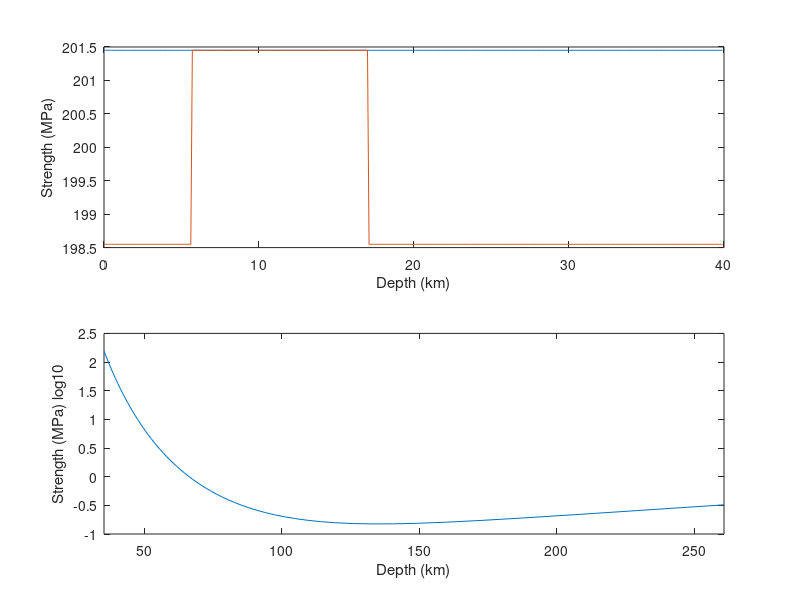

Write the MATLAB code that produced this figure. (Note: this script raises an error after producing the figure.)
clear all;
% % % % % % % % % % % % % % % % % % % % % % % % % % % % %
%                                                       %
%            Unified earthquake cycles of               %
%          fault slip and viscoelastic strain           %
%                                                       %
%                  Valere Lambert, 2016                 %
%                                                       %
% % % % % % % % % % % % % % % % % % % % % % % % % % % % %

% Simulates unified earthquake cycles including slip on
% two parallel strike-slip faults and viscoelastic strain
% beneath the brittle-ductile transition in 2D antiplane.

% % % % % % % % % % % % % % % % % % % % % % % % % % % % %
%                                                       %
%            P H Y S I C A L   M O D E L                %
%                                                       %
% % % % % % % % % % % % % % % % % % % % % % % % % % % % %

% rigidity (MPa)
G=30e3;

% Boxcar function
boxc=@(x) (x+0.5>=0)-(x-0.5>=0);

% Shear Stress kernels for distributed deformation
s1312=@(D,L,W,x2,x3) G/(2*pi)*( ...
    log((x2-L/2).^2+(x3-D-W).^2) - log((x2+L/2).^2+(x3-D-W).^2) ...
    +log((x2-L/2).^2+(x3+D+W).^2) - log((x2+L/2).^2+(x3+D+W).^2) ...
    -log((x2-L/2).^2+(x3-D).^2) + log((x2+L/2).^2+(x3-D).^2) ...
    -log((x2-L/2).^2+(x3+D).^2) + log((x2+L/2).^2+(x3+D).^2));

s1212=@(D,L,W,x2,x3) G/pi*( ...
    atan((x3-D)./(x2+L/2))-atan((x3-D)./(x2-L/2)) ...
    +atan((x3-D-W)./(x2-L/2))-atan((x3-D-W)./(x2+L/2)) ...
    -atan((x3+D+W)./(x2-L/2))-atan((x3+D)./(x2+L/2)) ...
    +atan((x3+D)./(x2-L/2))+atan((x3+D+W)./(x2+L/2)))...
    - 2*G*boxc(x2/L).*boxc((x3-(2*D+W)/2)/W);

s1213=@(D,L,W,x2,x3) G/(2*pi)*( ...
    log((x2-L/2).^2+(x3-D-W).^2) - log((x2+L/2).^2+(x3-D-W).^2) ...
    -log((x2-L/2).^2+(x3+D+W).^2) + log((x2+L/2).^2+(x3+D+W).^2) ...
    -log((x2-L/2).^2+(x3-D).^2) + log((x2+L/2).^2+(x3-D).^2) ...
    +log((x2-L/2).^2+(x3+D).^2) - log((x2+L/2).^2+(x3+D).^2));

s1313=@(D,L,W,x2,x3) G/pi*( ...
    atan((x2+L/2)./(x3-D))  -atan((x2-L/2)./(x3-D)) ...
    -atan((x2+L/2)./(x3-D-W))+atan((x2-L/2)./(x3-D-W)) ...
    +atan((x2+L/2)./(x3+D))  -atan((x2-L/2)./(x3+D)) ...
    -atan((x2+L/2)./(x3+D+W))+atan((x2-L/2)./(x3+D+W)))...
    - 2*G*boxc(x2/L).*boxc((x3-(2*D+W)/2)/W);

% Stress kernels for fault slip
s12h=@(x2,x3,y2,y3,Wf) G*( ...
    -(x3-y3)./((x2-y2).^2+(x3-y3).^2)+(x3+y3)./((x2-y2).^2+(x3+y3).^2) ...
    +(x3-y3-Wf)./((x2-y2).^2+(x3-y3-Wf).^2)-(x3+y3+Wf)./((x2-y2).^2+(x3+y3+Wf).^2) ...
    )/2/pi;

s13h=@(x2,x3,y2,y3,Wf) G*( ...
    (x2-y2)./((x2-y2).^2+(x3-y3).^2)-(x2-y2)./((x2-y2).^2+(x3+y3).^2) ...
    -(x2-y2)./((x2-y2).^2+(x3-y3-Wf).^2)+(x2-y2)./((x2-y2).^2+(x3+y3+Wf).^2) ...
    )/2/pi;

%% % % % % % % % % % % % % % % % % % % % % % % % % % % %
%                                                      %
%                        M E S H                       %
%                                                      %
% % % % % % % % % % % % % % % % % % % % % % % % % % %  %

%            -25 km       0       25 km
% _______________________________________________ 0 km    --------> x2
%               |                   |                    |
%               |                   |                    |
%               |      Brittle      |                    |
%               |                   |                    V
%               |                   |                    x3
%          West | fault        East | fault
% ----------------------------------------------- 35 km
%
%              Viscoelastic Shear Zones
%

disp('begin mesh...')

% Fault Meshes
probL = 200e3;
probW = 200e3;

ss.lambdaZ = 40e3; % fault depth extent
ss.M = 400; %number of fault cells
ss.dz = ss.lambdaZ/ss.M; dz = ss.dz;

ss.transition = 35e3; Transition = ss.transition;
ss.Ny = 50;
ss.Nz = 60;
ss.Nx = ss.Nz;

% FAULT
% fault patch edges (top left)
yf = 0;
faultX = zeros(1,ss.M);
faultY = zeros(1,ss.M);
faultZ = linspace(0, ss.lambdaZ-ss.dz, ss.M);
% tops of fault patches
ss.fpTops = faultZ';

% fault patch centers
faultX_c = faultX;
faultY_c = faultY;
faultZ_c = faultZ+(ss.dz/2);

% width of fault patches
Lf = zeros(ss.M,1);
Wf = ones(ss.M,1)*ss.dz;

% SHEAR
eps = 1e-12;
nc = (-ss.Ny/2:ss.Ny/2);
shearZhat = ss.transition+tan((0:ss.Nz)'*pi/(2.2*(ss.Nz+eps)))*ss.transition;
shearYhat = tan(nc*pi/(2.5*max(nc)))*32e3;
shearX = zeros(1,ss.Ny*ss.Nz);

% shear patch centers
shearX_c = shearX;
ss.shearY_chat = zeros(ss.Ny,1);
ss.shearZ_chat = zeros(ss.Nz,1);

% sizing
L = zeros(1,ss.Ny);
W = zeros(1,ss.Nz);

for idx=(1:length(shearZhat)-1)
  ss.shearZ_chat(idx) = shearZhat(idx) + abs(shearZhat(idx+1) - shearZhat(idx))/2;
  W(idx) = abs(shearZhat(idx) - shearZhat(idx+1));
end
for idx=(1:length(shearYhat)-1)
  ss.shearY_chat(idx) = shearYhat(idx) + abs(shearYhat(idx+1) - shearYhat(idx))/2;
  L(idx) = abs(shearYhat(idx) - shearYhat(idx+1));
end

L(end) = L(1);
W(end) = abs(shearZhat(end-1) - shearZhat(end));

% grid and flatten
shearZhat(end)=[]; shearYhat(end)=[];
[shearY shearZ] = ndgrid(shearYhat, shearZhat);

[shearY_c shearZ_c] = ndgrid(ss.shearY_chat, ss.shearZ_chat);

% convert between naming conventions
% fault:
ss.y3f = ss.fpTops;
xx2c = shearY_c;
xx3c = shearZ_c;
ss.x2c = ss.shearY_chat;
ss.x3c = ss.shearZ_chat;
ss.polesz = shearZhat;

disp(size(ss.shearY_chat))
disp(size(ss.shearZ_chat))

disp('mesh done.')
disp('beginning kernels...')

%%
% Stress kernels from fault
ss.k12W=zeros(length(xx2c(:)),ss.M);
ss.k13W=zeros(length(xx2c(:)),ss.M);

ss.KWW=zeros(ss.M,ss.M);

% Fields from Faults
for k=1:ss.M
    % we evaluate the stress at the center of the shear zones
    ss.k12W(:,k)=s12h(xx2c(:), xx3c(:), yf, ss.y3f(k), Wf(k));
    ss.k13W(:,k)=s13h(xx2c(:), xx3c(:), yf, ss.y3f(k), Wf(k));

    % we evaluate the stress at the center of the fault patches
    ss.KWW(:,k)=s12h(yf, ss.y3f+dz/2, yf, ss.y3f(k), Wf(k));
end

% Stress kernels from shear zones
ss.k1312=zeros(length(ss.x2c)*length(ss.x3c));
ss.k1313=zeros(length(ss.x2c)*length(ss.x3c));
ss.k1212=zeros(length(ss.x2c)*length(ss.x3c));
ss.k1213=zeros(length(ss.x2c)*length(ss.x3c));

ss.k1212fW=zeros(length(ss.y3f),length(ss.x2c)*length(ss.x3c));
ss.k1312fW=zeros(length(ss.y3f),length(ss.x2c)*length(ss.x3c));

% Fields from Shear zones
for kx=1:length(ss.x2c)
    for kz=1:length(ss.x3c)
        % we evaluate the stress at the center of the shear zones
        ss.k1212(:,(kz-1)*ss.Nx+kx)=s1212(ss.polesz(kz),L(kx),W(kz),xx2c(:)-ss.x2c(kx),xx3c(:));
        ss.k1312(:,(kz-1)*ss.Nx+kx)=s1312(ss.polesz(kz),L(kx),W(kz),xx2c(:)-ss.x2c(kx),xx3c(:));
        ss.k1213(:,(kz-1)*ss.Nx+kx)=s1213(ss.polesz(kz),L(kx),W(kz),xx2c(:)-ss.x2c(kx),xx3c(:));
        ss.k1313(:,(kz-1)*ss.Nx+kx)=s1313(ss.polesz(kz),L(kx),W(kz),xx2c(:)-ss.x2c(kx),xx3c(:));

        % we evaluate stress at the center of the fault patches
        ss.k1212fW(:,(kz-1)*ss.Nx+kx)=s1212(ss.polesz(kz),L(kx),W(kz),yf-ss.x2c(kx),ss.y3f(:)+dz/2);
        ss.k1312fW(:,(kz-1)*ss.Nx+kx)=s1312(ss.polesz(kz),L(kx),W(kz),yf-ss.x2c(kx),ss.y3f(:)+dz/2);

    end
end

disp('kernels done.')

%% % % % % % % % % % % % % % % % % % % % % % % % % % % %
%                                                      %
%         F R I C T I O N   P A R A M E T E R S        %
%                                                      %
% % % % % % % % % % % % % % % % % % % % % % % % % % % %%

% Confining pressure (MPa) and Temperature (K)
k  = 3.138; % thermal conductivity (W/m/K)
Cp = 1171 ; % specific heat (J/kg/K)
Rm = 3330 ; % mantle density (kg/m^3)

Pconf       = Rm*9.8*ss.x3c/1e6;  % Shear zones
Pconf_fault = Rm*9.8*(ss.y3f+dz); % Faults

Kappa     = k / (Rm * Cp); % Thermal diffusivity (m^2/s)
Age_plate = 2e15; % seconds
ss.Tprof  = 300+1380*erf(ss.x3c/(sqrt(4* Kappa * Age_plate)));  % Kelvin

% default friction properties (velocity-weakening friction)
% effective confining pressure (MPa)
ss.sigmab = 1000;

% frictional parameters
ss.aW = 1e-3*ones(size(ss.y3f));
ss.bW = ss.aW+2.1e-4*ones(size(ss.y3f));

ss.aE = 1e-3*ones(size(ss.y3f));
ss.bE = ss.aE+2.1e-4*ones(size(ss.y3f));

% static friction coefficient
ss.mu0 = 0.2*ones(size(ss.y3f));

% characteristic weakening distance (m)
ss.L = 0.012*ones(size(ss.y3f));

% plate velocity (m/s)
ss.V_plate = 1e-9*ones(size(ss.y3f));

% reference slip rate (m/s)
ss.Vo = 1e-6*ones(size(ss.y3f));

% shear wave speed (m/s)
ss.Vs = 3e3*ones(size(ss.y3f));

% Velocity-strengthening at edges
% fault: 5-15km velocity-weakening
topW    = floor(5e3/(Transition/ss.M));
bottomW = ceil(15e3/(Transition/ss.M));
ss.bW(1:topW)      = ss.aW(1:topW)-2.1e-4*ones(topW,1);
ss.bW(bottomW:end) = ss.aW(bottomW:end)-2.1e-4*ones(length(ss.aW(bottomW:end)),1);

%% % % % % % % % % % % % % % % % % % % % % % % % % % % %
%                                                      %
%                   R H E O L O G Y                    %
%                                                      %
% % % % % % % % % % % % % % % % % % % % % % % % % % % %%
% Values taken for wet olivine - Hirth, G. and D. Kohlstedt (2003)

% Driving strain rate (1/s)
ss.e12p_plate = 1e-14*ones(length(ss.x2c)*length(ss.x3c),1);
ss.e13p_plate =      zeros(length(ss.x2c)*length(ss.x3c),1);

% Rheological Parameters
% Reference Strain Rate (for stress in MPa)
ss.Adif = 1e6*ones(length(ss.x3c)*length(ss.x2c),1);
ss.Adis = 90 *ones(length(ss.x3c)*length(ss.x2c),1);

% Power-Law Exponent
ss.n = 3.5*ones(length(ss.x3c)*length(ss.x2c),1);

% Activation Energy Wet Oliving (J/mol)
ss.Qdif = 335e3*ones(length(ss.x3c)*length(ss.x2c),1);
ss.Qdis = 480e3*ones(length(ss.x3c)*length(ss.x2c),1);

% Activation Volume (m^3/mol)
ss.Voldif = 4e-6*ones(length(ss.x3c)*length(ss.x2c),1);
ss.Voldis = 11e-6*ones(length(ss.x3c)*length(ss.x2c),1);

% Grain size (m)
ss.d    = 1e-2*ones(length(ss.x3c)*length(ss.x2c),1);
ss.pexp = 3*ones(length(ss.x3c)*length(ss.x2c),1);

% Water fugacity (H/10^6 Si)
ss.COH = 1000*ones(length(ss.x3c)*length(ss.x2c),1);
ss.r   = 1.2*ones(length(ss.x3c)*length(ss.x2c),1);

% Pressure (Pa)
ss.P = repmat(1e6*Pconf',length(ss.x2c),1);
ss.P = reshape(ss.P,[length(ss.x2c)*length(ss.x3c),1]);

% Temperature (K)
Te0 = repmat(ss.Tprof',length(ss.x2c),1);
Te0 = reshape(Te0,[length(ss.x2c)*length(ss.x3c),1]);

% Coefficients for dislocation and diffusion creep
ss.Const_dis = ss.Adis.*exp(-(ss.Qdis+ss.P.*ss.Voldis)./(8.314.*Te0)).*ss.COH.^(ss.r);
ss.Const_diff = ss.Adif.*exp(-(ss.Qdif+ss.P.*ss.Voldif)./(8.314.*Te0)).*ss.COH.^(ss.r).*ss.d.^(-ss.pexp);

% Strengh profile
s120 = (ss.e12p_plate./ss.Const_dis).^(1./ss.n);
s130 = zeros(size(s120));
e120 = zeros(size(s120));
e130 = zeros(size(s120));

% Fault Strength
ss.strength_E = ss.sigmab.*(ss.mu0+(ss.aE-ss.bE).*log(ss.V_plate./ss.Vo))+G*ss.V_plate./(2*ss.Vs);
ss.strength_W = ss.sigmab.*(ss.mu0+(ss.aW-ss.bW).*log(ss.V_plate./ss.Vo))+G*ss.V_plate./(2*ss.Vs);

% Plot strength profiles
figure(1);clf;
subplot(2,1,1);
plot(ss.y3f/1e3,ss.strength_E,ss.y3f/1e3,ss.strength_W)
xlabel('Depth (km)')
ylabel('Strength (MPa)');
subplot(2,1,2);
plot(ss.x3c/1e3,log10(s120(1:length(ss.x2c):end)))
xlim([ss.x3c(1)/1e3,ss.x3c(end)/1e3]);
xlabel('Depth (km)')
ylabel('Strength (MPa) log10');


%% % % % % % % % % % % % % % % % % % % % % % % % % % % %
%                                                       %
%         N U M E R I C A L   S O L U T I O N           %
%                                                       %
% % % % % % % % % % % % % % % % % % % % % % % % % % % % %

% state parameters
ss.dgfF=3;
ss.dgfS=4;
%% Initialize State Vector
Y0=zeros(ss.M*ss.dgfF+length(ss.x2c)*length(ss.x3c)*ss.dgfS,1);

% Fault patches
Y0(1:ss.dgfF:ss.M*ss.dgfF)=zeros(size(ss.y3f));
Y0(2:ss.dgfF:ss.M*ss.dgfF)=ss.strength_W;
Y0(3:ss.dgfF:ss.M*ss.dgfF)=log(ss.Vo./ss.V_plate);

% Shear zones
Y0(ss.M*ss.dgfF+1:ss.dgfS:end)=s120;
Y0(ss.M*ss.dgfF+2:ss.dgfS:end)=s130;
Y0(ss.M*ss.dgfF+3:ss.dgfS:end)=e120;
Y0(ss.M*ss.dgfF+4:ss.dgfS:end)=e130;

% initialize the function handle with
% set constitutive parameters
yp=@(t,y) ode2Faults2(t,y,ss);
disp('begin solving...')
tic
% Solve the system
options=odeset('Refine',1,'RelTol',3e-7,'InitialStep',1e-3,'MaxStep',3e6);
[t,Y]=ode45_2(yp,[0 1*3.15e7],Y0,options);
disp('done solving.')
toc
%%
% Compute the instantaneous derivative
Yp=zeros(length(t)-1,size(Y,2));
for k=1:length(t)-1
    Yp(k,:)=(Y(k+1,:)-Y(k,:))/(t(k+1)-t(k));
end

Y = Y';

%% % % % % % % % % % % % % % % % % % % % % % % % % % % %
%                                                      %
%                    F I G U R E S                     %
%                                                      %
% % % % % % % % % % % % % % % % % % % % % % % % % % % %%

% Strain rate at center
Ep=sqrt(Yp(:,ss.M*ss.dgfF+floor(length(ss.x2c)/2)*ss.dgfS+3:ss.dgfS*length(ss.x2c):end)'.^2 +...
        Yp(:,ss.M*ss.dgfF+floor(length(ss.x2c)/2)*ss.dgfS+4:ss.dgfS*length(ss.x2c):end)'.^2);

% strain rate over whole ductile area
Epall = sqrt( Yp(:,ss.M*ss.dgfF+3:ss.dgfS:end)'.^2 +...
             Yp(:,ss.M*ss.dgfF+4:ss.dgfS:end)'.^2);

% Velocity
y.V = ss.Vo.*exp(Y(:,4:ss.dgfF:ss.M*ss.dgfF)'); % Slip rate (m/s)
y.tau = Y(:,2:ss.dgfF:ss.M*ss.dgfF);            % Shear stress (MPa)
y.Vmax = zeros(length(t),1);          % Maximum slip rate (m/s)
y.Vcenter = y.V(floor(ss.M/2),:);          % Slip rate at center of VW region
for ti = 1:length(t)
  y.Vmax(ti) = max(y.V(:,ti));
end

% fault slip figure
clf;
imagesc(log10(y.V)); colorbar;
title('Slip Rate')
xlabel('time steps')
ylabel('fault mesh block')
saveas(gcf, 'figures/BP1vD_slip.png')

% ---         Movies        ---
Smovie=true;
if Smovie
  disp('begin shear movie')
  clf;
  fig = figure;
  fname = 'figures/BP1vD_strain.gif';
  for idx = 1:size(Epall, 2)
    oneE = Epall(:,idx);
    oneEsq = reshape(oneE, [ss.Ny, ss.Nz]);
    imagesc(oneEsq'); colorbar;
    title(idx)
    drawnow
    frame = getframe(fig);
    im{idx} = frame2im(frame);

    [A,map] = rgb2ind(im{idx},256);
    if idx==1
      imwrite(A,map,fname,'gif','LoopCount',Inf,'DelayTime',0.1);
    else
      imwrite(A,map,fname,'gif','WriteMode','append','DelayTime',0.1);
    end

  end
disp('shear movie done')
end
